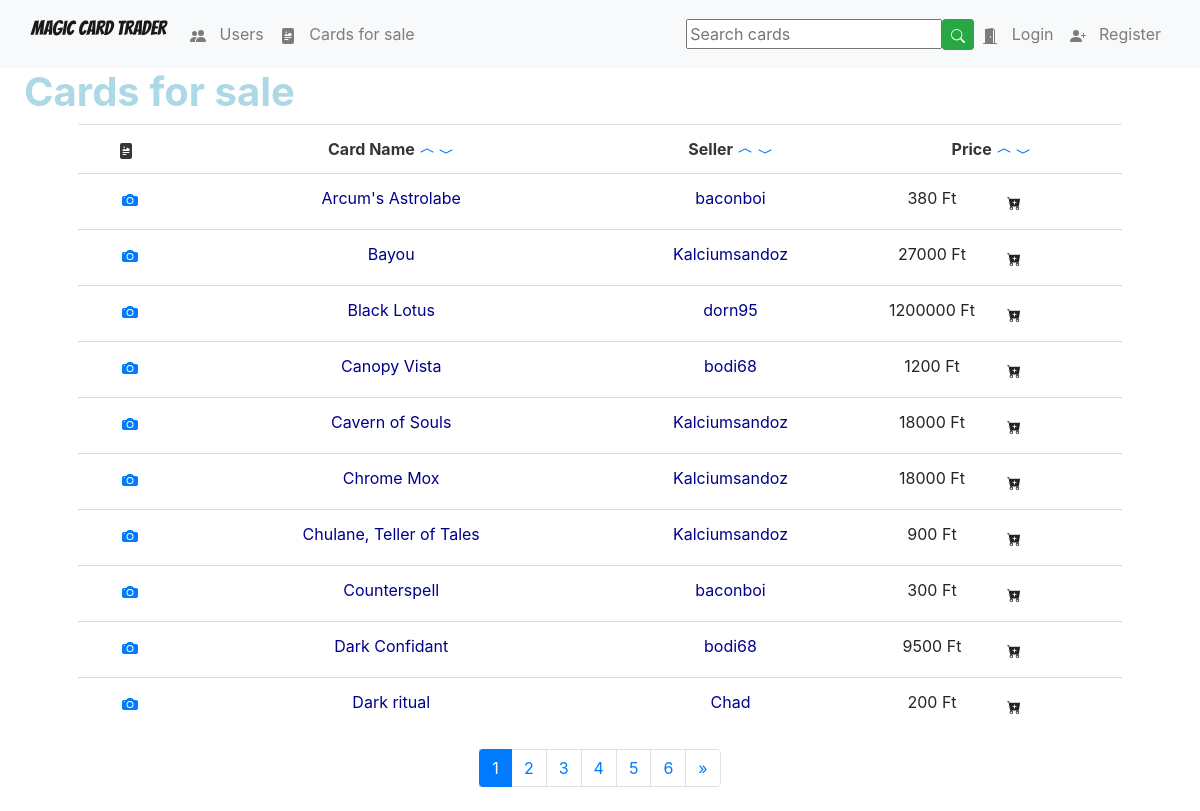
The app's page /cards/?order_by=name&direction=asc with its own data.
### Magic/models.py (models this page shows, shortened)
class Card(models.Model):
    name = models.CharField(max_length = 150)
    set_name = models.CharField(max_length = 150)
    price = models.IntegerField()
    user = models.ForeignKey(User, on_delete=models.CASCADE)
    is_foil = models.BooleanField(default=False)
    is_ordered = models.BooleanField(default=False)
    image_url = models.TextField()

### Magic/views.py (the view)
# urls.py: path('cards/', views.cards, name="cards"),
def cards(request):
    template = loader.get_template('magic/cards.html')
    if request.user.is_authenticated:
        all_cards = Card.objects.filter(is_ordered=False).exclude(user=request.user)
    else:
        all_cards = Card.objects.filter(is_ordered=False)
    order_by = request.GET.get('order_by')
    direction = request.GET.get('direction')
    if direction == 'desc':
        if order_by == 'price':
            all_cards = all_cards.order_by(order_by).reverse()
        else:
            all_cards = all_cards.order_by(Lower(order_by)).reverse()
    elif direction == 'asc':
        if order_by == 'price':
            all_cards = all_cards.order_by(order_by)
        else:
            all_cards = all_cards.order_by(Lower(order_by))
    card_filter = CardFilter(request.GET, queryset=all_cards)
    all_cards = card_filter.qs
    paginator = Paginator(all_cards, 10)
    page = request.GET.get('page', 1)
    try:
        cards = paginator.page(page)
    except PageNotAnInteger:
        cards = paginator.page(1)
    except EmptyPage:
        cards = paginator.page(paginator.num_pages)
    context = {
        'all_cards': all_cards,
        'cards': cards,
        'nbar':'cards',
        'order_by': order_by,
        'direction': direction,
        'card_filter': card_filter,
    }
    return HttpResponse(template.render(context, request))

### Magic/templates/magic/cards.html (shortened to what this page needs)
{% extends 'magic/base.html' %}
{% block body %}
    {% if all_cards %}
        <h1 class="basic-text cards-header ml-4">Cards for sale</h1>
        <div class="mr-6 ml-6" style="padding-right: 30px; padding-left: 30px;">
            <table class="table is-hoverable is-stripped center" style="max-width: 1500px; align-self: center; margin-left: auto; margin-right: auto;">
                <tr>
                    <th><span class="glyphicon glyphicon-king" aria-hidden="true">
                </span>&nbsp;
            </span></th>
                <th>Card Name
                    <a href="?order_by=name&direction=asc">
                        <span class="bi bi-chevron-up">
                            <svg width="1em" height="1em" viewBox="0 0 16 16" class="bi bi-chevron-compact-up" fill="currentColor" xmlns="http://www.w3.org/2000/svg">
                                <path fill-rule="evenodd" d="M7.776 5.553a.5.5 0 0 1 .448 0l6 3a.5.5 0 1 1-.448.894L8 6.56 2.224 9.447a.5.5 0 1 1-.448-.894l6-3z"/>
                            </svg>
                        </span>
                    </a>
                    <a href="?order_by=name&direction=desc">
                        <span class="glyphicon glyphicon-chevron-down">
                            <svg width="1em" height="1em" viewBox="0 0 16 16" class="bi bi-chevron-compact-down" fill="currentColor" xmlns="http://www.w3.org/2000/svg">
                                <path fill-rule="evenodd" d="M1.553 6.776a.5.5 0 0 1 .67-.223L8 9.44l5.776-2.888a.5.5 0 1 1 .448.894l-6 3a.5.5 0 0 1-.448 0l-6-3a.5.5 0 0 1-.223-.67z"/>
                            </svg>
                        </span>
                    </a>
                </th>
                <th>Seller
                    <a href="?order_by=user&direction=desc">
                        <span class="glyphicon glyphicon-chevron-up">
                            <svg width="1em" height="1em" viewBox="0 0 16 16" class="bi bi-chevron-compact-up" fill="currentColor" xmlns="http://www.w3.org/2000/svg">
                                <path fill-rule="evenodd" d="M7.776 5.553a.5.5 0 0 1 .448 0l6 3a.5.5 0 1 1-.448.894L8 6.56 2.224 9.447a.5.5 0 1 1-.448-.894l6-3z"/>
                            </svg>
                        </span>
                    </a>
                    <a href="?order_by=user&direction=asc">
                        <span class="glyphicon glyphicon-chevron-down">
                            <svg width="1em" height="1em" viewBox="0 0 16 16" class="bi bi-chevron-compact-down" fill="currentColor" xmlns="http://www.w3.org/2000/svg">
                                <path fill-rule="evenodd" d="M1.553 6.776a.5.5 0 0 1 .67-.223L8 9.44l5.776-2.888a.5.5 0 1 1 .448.894l-6 3a.5.5 0 0 1-.448 0l-6-3a.5.5 0 0 1-.223-.67z"/>
                            </svg>
                        </span>
                    </a>
                </th>
                <th>Price
                    <a href="?order_by=price&direction=asc">
                        <span class="glyphicon glyphicon-chevron-up">
                            <svg width="1em" height="1em" viewBox="0 0 16 16" class="bi bi-chevron-compact-up" fill="currentColor" xmlns="http://www.w3.org/2000/svg">
                                <path fill-rule="evenodd" d="M7.776 5.553a.5.5 0 0 1 .448 0l6 3a.5.5 0 1 1-.448.894L8 6.56 2.224 9.447a.5.5 0 1 1-.448-.894l6-3z"/>
                            </svg>
                        </span>
                    </a>
                    <a href="?order_by=price&direction=desc">
                        <span class="glyphicon glyphicon-chevron-down">
                            <svg width="1em" height="1em" viewBox="0 0 16 16" class="bi bi-chevron-compact-down" fill="currentColor" xmlns="http://www.w3.org/2000/svg">
                                <path fill-rule="evenodd" d="M1.553 6.776a.5.5 0 0 1 .67-.223L8 9.44l5.776-2.888a.5.5 0 1 1 .448.894l-6 3a.5.5 0 0 1-.448 0l-6-3a.5.5 0 0 1-.223-.67z"/>
                            </svg>
                        </span>
                    </a>
                </th>
            </tr>
            {% for card in cards %}
            <tr>
                <td class="img-td">
                        <a href="#"
                        onmouseover="document.getElementById('place-holder-{{ forloop.counter }}').src='{{ card.image_url }}';"
                        onmouseout="document.getElementById('place-holder-{{ forloop.counter }}').src='';">
                        <span class="glyphicon glyphicon-camera">
                            </span>
                        </a>
                    </td>
                    <td>
                        <a class="card-td-link" href="{% url 'Magic:card_detail' card.id %}">{{card.name}}</a>
                    </td>
                    <td class="seller-td">
                        <a class="user-td-link" href="{% url 'Magic:user_detail' card.user.id %}">{{card.user}}</a>
                    </td>
                    <td class="price-td">
                        {{card.price}} Ft
                        <a href="{% url 'Magic:add_to_cart' card.id %}" >
                            <button type="submit" class="btn btn-default btn-sm btn-cart">
                                <span class="glyphicon glyphicon-shopping-cart mr-6">
                                </span>
                            </button>
                        </a>
                    </td>
                </tr>
                {% endfor %}
            </table>
        </div>
            <nav aria-label="Page navigation" class="mb-4">
                {% if cards.has_other_pages %}
                <ul class="pagination justify-content-center">
                    {% for i in cards.paginator.page_range %}
                    {% if cards.number == i %}
                    <li class="page-item active" aria-current="page"><span class="page-link">{{ i }} <span class="sr-only">(current)</span></span></li>
                    {% else %}
                    <li class="page-item"><a href="?page={{ i }}&order_by={{ order_by }}&direction={{ direction }}" class="page-link">{{ i }}</a></li>
                        {% endif %}
                    {% endfor %}
                    {% if cards.has_next %}
                        <li class="page-item"><a href="?page={{ cards.next_page_number }}&order_by={{ order_by }}&direction={{ direction }}" class="page-link">&raquo;</a></li>
                    {% endif %}
                </ul>
            {% endif %}
        </nav>
            {% else %}
            <h3 class="basic-text">No cards available for sale</h3>
    {% endif %}
{% endblock %}

### Magic/static/magic/style.css (style rules this page uses)
body { background-color: white; }
html { background-color: white; }
.active { color: aqua; background-color: lightgrey; }
.basic-text { color: lightblue; font-weight: bold; }
.cards-header { border-bottom: 50ptx; }
table { align-self: center; }
.img-td { width: 10%; }
.user-td-link, .card-td-link { color: darkblue; }
.seller-td, .price-td { width: 25%; }
.center { text-align: center; }
.btn-cart { float: right; margin-right: 25px; padding-left: 15px; padding-right: 15px; }

### records on screen
Card: name "Arcum's Astrolabe", user "baconboi", price "380"
Card: name "Bayou", user "Kalciumsandoz", price "27000"
Card: name "Black Lotus", user "dorn95", price "1200000"
Card: name "Canopy Vista", user "bodi68", price "1200"
Card: name "Cavern of Souls", user "Kalciumsandoz", price "18000"
Card: name "Chrome Mox", user "Kalciumsandoz", price "18000"
Card: name "Chulane, Teller of Tales", user "Kalciumsandoz", price "900"
Card: name "Counterspell", user "baconboi", price "300"
Card: name "Dark Confidant", user "bodi68", price "9500"
Card: name "Dark ritual", user "Chad", price "200"

### other values on screen
{{ i }} "1"
{{ i }} "2" "3" "4" "5" "6"
